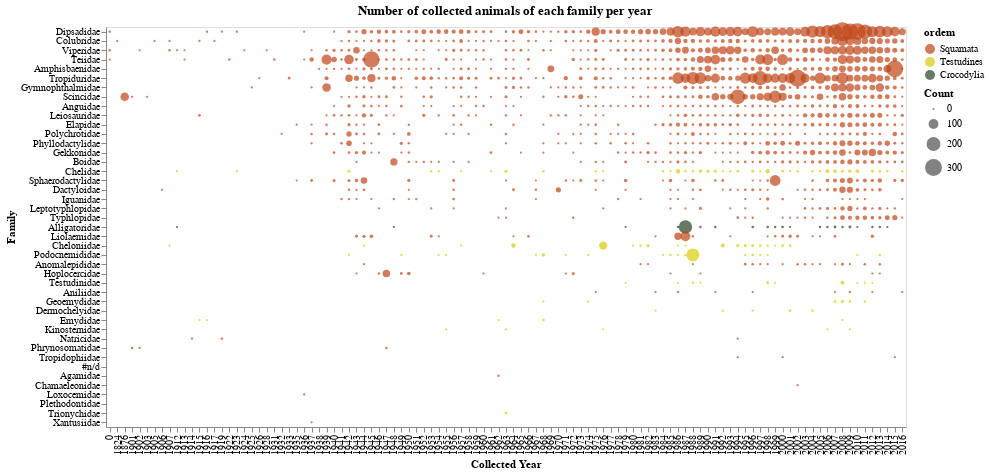

The cell this chart's notebook holds for it:
### Code cell
g1 = alt.Chart(teste,
               width=800, height=400, title='Number of collected animals of each family per year').mark_circle(
                                                                                size=60).encode(
    x= alt.X('ano_coleta', type='ordinal', title='Collected Year'),
    y= alt.Y('familia', type='nominal', title='Family',
            sort= alt.EncodingSortField(field='counts', op='count', order='descending')),
    size= alt.Size('counts', title='Count'),
    color = alt.Color('ordem', scale= alt.Scale(domain=ordens, range=cores)),
    tooltip = alt.Tooltip(['familia', 'ano_coleta', 'counts'])
)

g1.save('./graphs/familias_por_ano_c_ordem.html')

g1

### Figure 1 — Vega-Lite specification as saved in the notebook (floating-point values rounded to 4 significant figures; data arrays with more than 128 entries replaced by an {"elided": "..."} marker saying what was removed)
{"config": {"view": {"continuousWidth": 400, "continuousHeight": 300}}, "data": {"name": "data-eea817a9d6f33e5a3cc71c8c3e14af60"}, "mark": {"type": "circle", "size": 60}, "encoding": {"color": {"type": "nominal", "field": "ordem", "scale": {"domain": ["Squamata", "Testudines", "Crocodylia"], "range": ["#BF4417", "#D9CB0B", "#284021"]}}, "size": {"type": "quantitative", "field": "counts", "title": "Count"}, "tooltip": [{"type": "nominal", "field": "familia"}, {"type": "quantitative", "field": "ano_coleta"}, {"type": "quantitative", "field": "counts"}], "x": {"type": "ordinal", "field": "ano_coleta", "title": "Collected Year"}, "y": {"type": "nominal", "field": "familia", "sort": {"field": "counts", "op": "count", "order": "descending"}, "title": "Family"}}, "height": 400, "title": "Number of collected animals of each family per year", "width": 800, "$schema": "https://vega.github.io/schema/vega-lite/v4.8.1.json", "datasets": {"data-eea817a9d6f33e5a3cc71c8c3e14af60": {"elided": "1273 records"}}}
